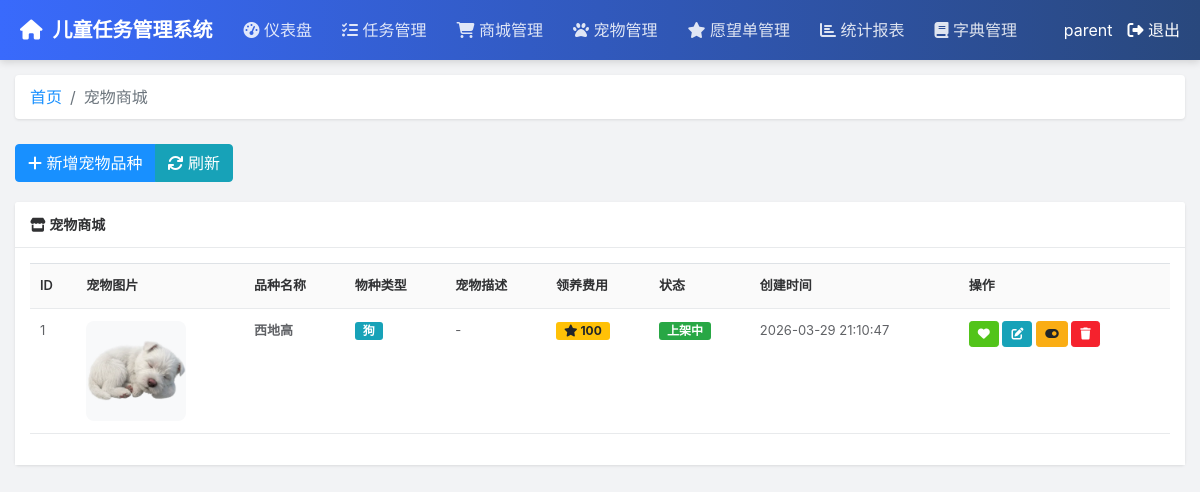
Page /parent/pets (signed in) on the committed database.
### tables this page shows
CREATE TABLE pet_store (
                id INTEGER PRIMARY KEY AUTOINCREMENT,
                breed_name TEXT NOT NULL,
                species TEXT,  -- 宠物物种（如：dog, cat, pig 等）
                description TEXT,
                adoption_fee INTEGER NOT NULL DEFAULT 0,
                image TEXT,
                is_active BOOLEAN DEFAULT 1,
                created_at TIMESTAMP DEFAULT CURRENT_TIMESTAMP
            );

### routes/parent_routes.py (the view)
@bp.route('/pets')
def pets():
    if 'user_id' not in session or session.get('role') != 'parent':
        return redirect(url_for('parent_routes.login'))
    conn = get_db_connection()
    pet_store_items = conn.execute('''
        SELECT * FROM pet_store
        ORDER BY adoption_fee DESC
    ''').fetchall()
    pet_species_raw = conn.execute('''
        SELECT dict_key, dict_value
        FROM dictionaries
        WHERE dict_type = 'pet_species'
        ORDER BY sort_order
    ''').fetchall()
    pet_species = {}
    for row in pet_species_raw:
        pet_species[row['dict_key']] = row['dict_value']
    conn.close()
    return render_template('parent/pets.html', pet_store_items=pet_store_items, pet_species=dict(pet_species))

### models.py (called while the page is built)
def get_db_connection():
    conn = sqlite3.connect(DATABASE)
    conn.row_factory = sqlite3.Row  # 让结果可以通过列名访问
    return conn

### templates/parent/pets.html (shortened to what this page needs)
{% extends "parent/layout.html" %}
{% block content %}
<nav aria-label="breadcrumb">
    <ol class="breadcrumb">
        <li class="breadcrumb-item"><a href="/parent/dashboard">首页</a></li>
        <li class="breadcrumb-item active" aria-current="page">宠物商城</li>
    </ol>
</nav>
<div class="toolbar">
    <div class="btn-group">
        <button type="button" class="btn btn-primary" onclick="addPetBreed()">
            <i class="fas fa-plus"></i> 新增宠物品种
        </button>
        <button type="button" class="btn btn-info" onclick="refreshData()">
            <i class="fas fa-sync"></i> 刷新
        </button>
    </div>
</div>
<div class="card">
    <div class="card-header">
        <i class="fas fa-store"></i> 宠物商城
    </div>
    <div class="card-body">
        <table class="table table-hover">
            <thead>
                <tr>
                    <th>ID</th>
                    <th>宠物图片</th>
                    <th>品种名称</th>
                    <th>物种类型</th>
                    <th>宠物描述</th>
                    <th>领养费用</th>
                    <th>状态</th>
                    <th>创建时间</th>
                    <th>操作</th>
                </tr>
            </thead>
            <tbody>
                {% for item in pet_store_items %}
                <tr>
                    <td>{{ item.id }}</td>
                    <td style="font-size: 32px;">
                        {% if item.image %}
                        <img src="{{ item.image }}" style="width: 100px; height: 100px; object-fit: contain; border-radius: 8px; cursor: pointer; background-color: #f8f9fa;" alt="宠物" onclick="viewImage('{{ item.image }}')">
                        {% else %}
                        🐾
                        {% endif %}
                    </td>
                    <td><strong>{{ item.breed_name }}</strong></td>
                    <td>
                        {% if item.species %}
                        <span class="badge badge-info">{{ pet_species.get(item.species, item.species) }}</span>
                        {% else %}
                        <span class="badge badge-secondary">未分类</span>
                        {% endif %}
                    </td>
                    <td>{{ item.description or '-' }}</td>
                    <td><span class="badge badge-warning"><i class="fas fa-star"></i> {{ item.adoption_fee }}</span></td>
                    <td>
                        {% if item.is_active %}
                        <span class="badge badge-success">上架中</span>
                        {% else %}
                        <span class="badge badge-secondary">已下架</span>
                        {% endif %}
                    </td>
                    <td>{{ item.created_at }}</td>
                    <td>
                        <button class="btn btn-sm btn-success" onclick="assignPet({{ item.id }})" title="分配">
                            <i class="fas fa-heart"></i>
                        </button>
                        <button class="btn btn-sm btn-info" onclick="editPetBreed({{ item.id }})" title="编辑">
                            <i class="fas fa-edit"></i>
                        </button>
                        <button class="btn btn-sm btn-{{ 'warning' if item.is_active else 'success' }}" onclick="togglePetBreed({{ item.id }}, {{ item.is_active }})" title="{{ '下架' if item.is_active else '上架' }}">
                            <i class="fas fa-{{ 'toggle-on' if item.is_active else 'toggle-off' }}"></i>
                        </button>
                        <button class="btn btn-sm btn-danger" onclick="deletePetBreed({{ item.id }})" title="删除">
                            <i class="fas fa-trash"></i>
                        </button>
                    </td>
                </tr>
                {% endfor %}
            </tbody>
        </table>
    </div>
</div>
{% endblock %}

### templates/parent/layout.html (style rules this page uses)
:root { --ry-primary: #1890ff; --ry-success: #52c41a; --ry-warning: #faad14; --ry-danger: #f5222d; --ry-info: #909399; --ry-border: #e8eaec; --ry-bg: #f2f3f5; --ry-text: #606266; --ry-text-title: #303133; }
body { font-family: -apple-system, BlinkMacSystemFont, 'Segoe UI', 'Microsoft YaHei', sans-serif; background-color: var(--ry-bg); margin: 0; padding: 0; }
.card { border: none; border-radius: 4px; box-shadow: 0 1px 3px rgba(0,0,0,0.1); margin-bottom: 15px; }
.card-header { background-color: white; border-bottom: 1px solid var(--ry-border); padding: 12px 15px; font-size: 14px; font-weight: 600; color: var(--ry-text-title); }
.card-body { padding: 15px; background-color: white; }
.table { font-size: 13px; }
.table thead th { background-color: #fafafa; border-bottom: 1px solid var(--ry-border); color: var(--ry-text-title); font-weight: 600; padding: 12px 10px; }
.table tbody td { padding: 12px 10px; border-bottom: 1px solid var(--ry-border); color: var(--ry-text); }
.btn-primary { background-color: var(--ry-primary); border-color: var(--ry-primary); }
.btn-success { background-color: var(--ry-success); border-color: var(--ry-success); }
.btn-warning { background-color: var(--ry-warning); border-color: var(--ry-warning); }
.btn-danger { background-color: var(--ry-danger); border-color: var(--ry-danger); }
.btn-sm { padding: 3px 8px; font-size: 12px; }
.badge { font-size: 12px; padding: 3px 8px; border-radius: 3px; }
.toolbar { margin-bottom: 10px; padding: 10px 0; }
.breadcrumb { background: white; padding: 10px 15px; margin-bottom: 15px; border-radius: 4px; box-shadow: 0 1px 3px rgba(0,0,0,0.1); }
.breadcrumb-item a { color: var(--ry-primary); text-decoration: none; }

### rows in the picture
pet_store: id "1", image (picture), breed_name "西地高", get "狗", description "-", adoption_fee "100", is_active "上架中", created_at "2026-03-29 21:10:47"

### other values in the picture
{{ session.get('username', '用户') }} "parent"
